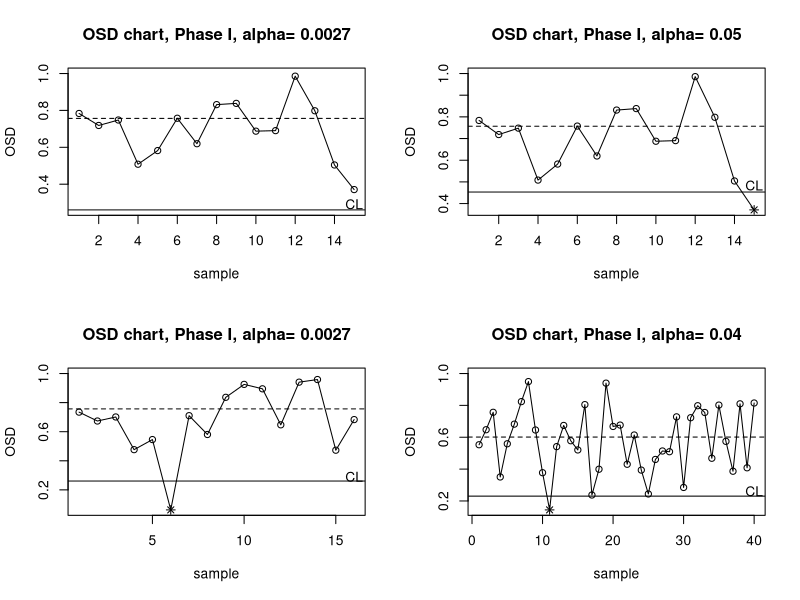

R code for this plot:
# univariate zonoid depth of s w.r.t. sample x

zdepth<-function(s,x,ord=F){
  
  if(ord==F){x=sort(x)}
  n=length(x)
  
  i=1
  if((s<x[1])|(s>x[n])){zdepth=0;return(zdepth)}
  if(s==x[1]){while((x[i+1]==s)&(i<n)){i=i+1};zdepth=i/n;return(zdepth)}
  if(s==x[n]){while((x[n-i]==s)&(i<n)){i=i+1};zdepth=i/n;return(zdepth)}
  
  m=mean(x)
  
  if(s==m){zdepth=1;return(zdepth)}
  if(n==1){zdepth=0;return(zdepth)}
  if(s<m){
    suma=x[1]
    while(((suma+x[i+1])/(i+1)<s)&(i<n)){i=i+1;suma=suma+x[i]}
    zdepth=i*(suma/i-x[i+1])/(n*(s-x[i+1]))
    return(zdepth)
  }
  
  if(s>m){
    suma=x[n]
    while(((suma+x[n-i])/(i+1)>s)&(i<(n-1))){i=i+1;suma=suma+x[n-i+1]}
    zdepth=i*(suma/i-x[n-i])/(n*(s-x[n-i]))
    return(zdepth)
  }
  
}


# cdf of shifted exponential with parameters theta and lambda evaluated on x

psexp=function(x,theta=1,lambda=1){if(x<theta){return(0)};return(1-exp(-(x-theta)/lambda))}


# zonoid depth of t w.r.t. exponential with parameter lambda

depthexp=function(t,lambda=1){
  t=t/lambda
  if(t>=1){return(exp(1-t))}
  if(t<1){
    f<-function(d,x){return(((1-d)*log(1-d)/d-x+1)^2)}
    return(optimize(f,c(0,1),tol=0.000001,x=t)$minimum)
  }
}

# origin-scale depth of (t1,t2) w.r.t. shifted exponential with parameters theta and lambda

depthsexp=function(t1,t2,theta=1,lambda=1){
  if(t1<theta){return(0)}
  return((1-psexp(t1,theta=theta,lambda=lambda))*depthexp(t2,lambda=lambda))
}

# origin-scale depth of samples in rows of matrix samples w.r.t. sample x

osdepth=function(samples,x,ord=F){
  if(ord==F){x=sort(x)}
  n=length(x)
  
  osdepth=vector(length=nrow(samples))
  
  for(i in 1:nrow(samples)){
    l=sum(x<min(samples[i,]))
    if(l==n){osdepth[i]=0}
    else {osdepth[i]=(n-l)*zdepth(mean(samples[i,]),x[(l+1):n],ord=T)/n}
  }
  return(osdepth)
}


# n random obsevations of a shifted exponential distribution with parameters theta and lambda

rsexp<-function(n,theta,lambda){return(rexp(n)*lambda+theta)}



# OSD-chart depicts a OSD-chart from data matrix samples. Each row corresponds to a sample and 
# the number of columns is the number of observations in a sample
# By default the semiparametric procedure with False Alarm Probability (alpha) equal to 0.0027 is used.
# Alternatively the semiparametric procedure with alpha 0.05 can be selected or the control limit
# is approximated by resampling, and it possible to fix any alpha and number of resamples.


osd.chart=function(samples,type="sexp.0027",alpha=0.05,B=1000){
  depth=osdepth(samples=samples,x=as.vector(samples))
  n=ncol(samples)
  Me=c(0.29675,0.48761,0.58949,0.65388,0.69842,0.73132,0.7568,0.77704,
       0.79377,0.80784,0.81989,0.82994,0.83889,0.84656,0.85375,0.8601,
       0.86584,0.87084,0.87559)[n-1]
  CL=c(0.00137,0.02858,0.07989,0.13491,0.18306,0.22509,0.26083,0.29393,
    0.32069,0.34402,0.36551,0.38391,0.40126,0.41588,0.43054,0.44348,
    0.45611,0.46776,0.47965)[n-1]
  alfa=0.0027
  if(type=="sexp.05") {
  CL=c(0.02541,0.12754,0.22602,0.30371,0.36534,0.41416,0.45329,0.48647,
       0.51411,0.53778,0.55908,0.57694,0.59267,0.60697,0.61969,0.63118,
       0.64155,0.6519,0.66077)[n-1]
       alfa=0.05
       }
  else if(type=="boot"){
    simulations=vector(length=B)
    simulations=osdepth(samples=matrix(sample(as.vector(samples),B*n,replace=TRUE),ncol=n),x=as.vector(samples))
    Me=quantile(simulations,.5)
    CL=quantile(simulations,alpha)
    alfa=alpha
  }
  plot(depth,ylim=c(min(depth,CL),1),type="l",ylab="OSD",xlab="sample",main=paste("OSD chart, Phase I, alpha=",alfa))
  for(i in 1:length(depth)) {
    if(depth[i]>=CL) {points(i,depth[i])}
    else {points(i,depth[i],pch=8)}
  }
  abline(h=CL)
  abline(h=Me,lty=2)
  text(length(depth),CL+.03,c("CL"))
}

# data for examples. Source: Kao (2010) Normalization of the origin-shifted exponential distribution for control chart construction, Journal of Applied Statistics 37, 1067-1087.

sexp.data=c(51.7, 54.3, 62.4, 52.7, 53.7, 58.9, 54.7, 60.4, 52.1, 52.1,
            54.9, 60.3, 60.9, 52.5, 58.3, 56.6, 56.8, 62.8, 52.5, 55.5,
            55.5, 57.2, 62.5, 52.1, 53.3, 52.2, 52.9, 57.4, 56.2, 52.2,
            57.3, 55.3, 65.9, 56.0, 55.9, 53.2, 55.4, 58.7, 52.5, 54.8,
            52.1, 55.5, 58.8, 52.4, 52.4, 52.2, 74.8, 59.5, 52.7, 52.7,
            51.8, 54.2, 59.5, 51.7, 52.9, 51.0, 53.5, 59.9, 51.9, 51.2,
            52.3, 55.5, 58.0, 79.2, 51.2, 50.4, 50.5, 61.9, 85.4, 50.8,
            53.8, 57.1, 60.9, 56.6, 52.4, 78.6, 58.9, 61.6, 51.0, 51.0,
            52.4, 54.8, 54.0, 51.0, 50.3, 50.7, 51.2, 59.5, 50.2, 51.9,
            52.5, 52.7, 58.6, 50.3, 82.1, 54.7, 51.5, 57.1, 51.8, 54.2,
            52.1, 88.0, 58.5, 50.3, 52.2, 52.5, 51.3, 57.6, 50.8, 51.5,
            50.7, 52.3, 64.5, 51.3, 52.8, 56.8, 54.5, 108, 58.4, 60.0)

# data with abnormal sample

sexp.data.out=c(51.7, 54.3, 62.4, 52.7, 53.7, 58.9, 54.7, 60.4, 52.1, 52.1,
                54.9, 60.3, 60.9, 52.5, 58.3, 56.6, 56.8, 62.8, 52.5, 55.5,
                55.5, 57.2, 62.5, 52.1, 53.3, 52.2, 52.9, 57.4, 56.2, 52.2,
                57.3, 55.3, 65.9, 56.0, 55.9, 53.2, 55.4, 58.7, 52.5, 54.8,
                108,  107,  107,  105,  104,  103,  102,  101,
                52.1, 55.5, 58.8, 52.4, 52.4, 52.2, 74.8, 59.5, 52.7, 52.7,
                51.8, 54.2, 59.5, 51.7, 52.9, 51.0, 53.5, 59.9, 51.9, 51.2,
                52.3, 55.5, 58.0, 79.2, 51.2, 50.4, 50.5, 61.9, 85.4, 50.8,
                53.8, 57.1, 60.9, 56.6, 52.4, 78.6, 58.9, 61.6, 51.0, 51.0,
                52.4, 54.8, 54.0, 51.0, 50.3, 50.7, 51.2, 59.5, 50.2, 51.9,
                52.5, 52.7, 58.6, 50.3, 82.1, 54.7, 51.5, 57.1, 51.8, 54.2,
                52.1, 88.0, 58.5, 50.3, 52.2, 52.5, 51.3, 57.6, 50.8, 51.5,
                50.7, 52.3, 64.5, 51.3, 52.8, 56.8, 54.5, 108, 58.4, 60.0)



# formating the data

samples=matrix(sexp.data,ncol=8,byrow=TRUE)
samples.out=matrix(sexp.data.out,ncol=8,byrow=TRUE)
set.seed(1)
samples.sim=matrix(rsexp(n=160,theta=10,lambda=5),ncol=4,byrow=TRUE)

# Some examples

par(mfrow=c(2,2))

osd.chart(samples)
osd.chart(samples,type="sexp.05")
osd.chart(samples.out)
set.seed(12)
osd.chart(samples.sim,type="boot",alpha=0.04)